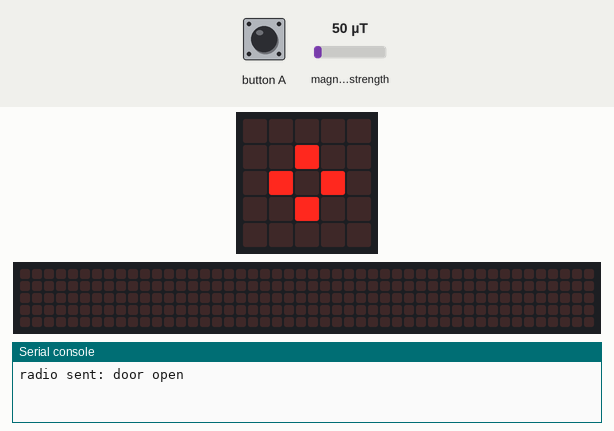
This program was run on a simulated BBC micro:bit running MicroPython. Parts: the board's 5×5 LED display, a strip that is not on the board, showing the scrolling text unrolled, the last lines printed to the serial console. The inputs (shaded band) are chosen by the test bench; at power-on: magnetic field strength 50 µT. No radio messages arrive unless stated (any console line starting 'radio sent:' is added by the test bench); the 48×5 strip is a reading aid, not a part: it shows the text the display is scrolling, unrolled, one strip-width of it at a time; the compass is already calibrated.

Above: at 1.3 s.
1.4 s: button A pressed for 0.15 s
2.1 s: magnetic field strength set to 250 µT
At 2.17 s:
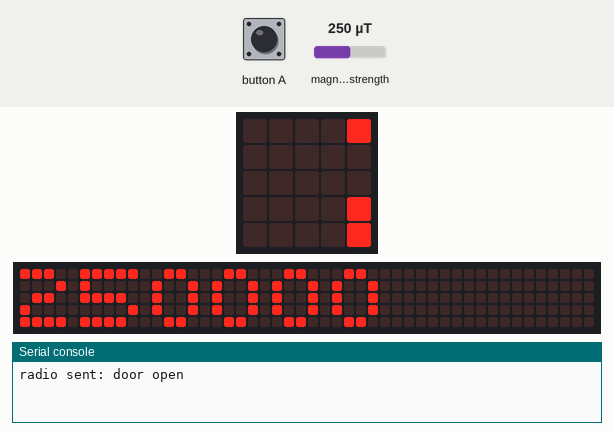
4.0 s: magnetic field strength set to 10 µT
At 8.0 s:
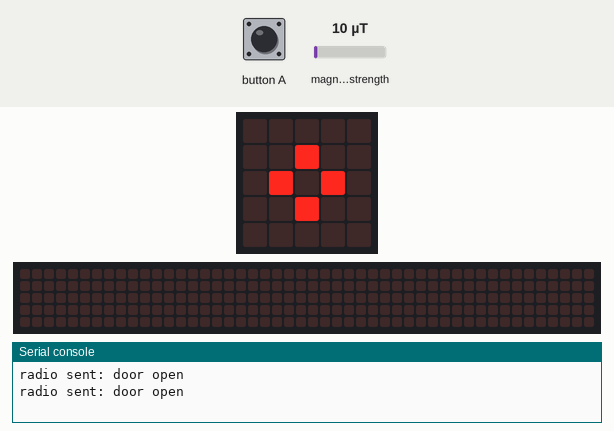
8.8 s: magnetic field strength set to 375 µT
At 9.7 s:
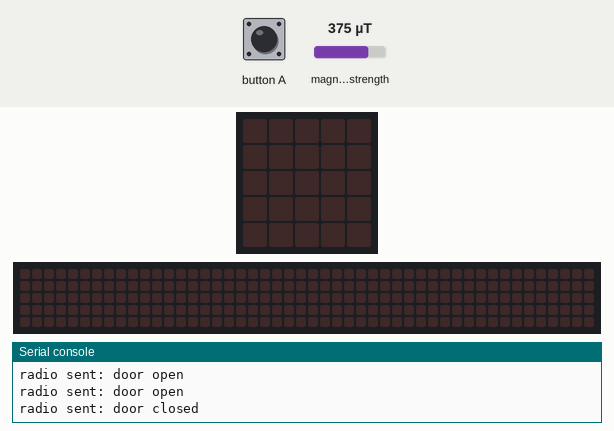
10.8 s: button A pressed for 1 s
At 11.43 s:
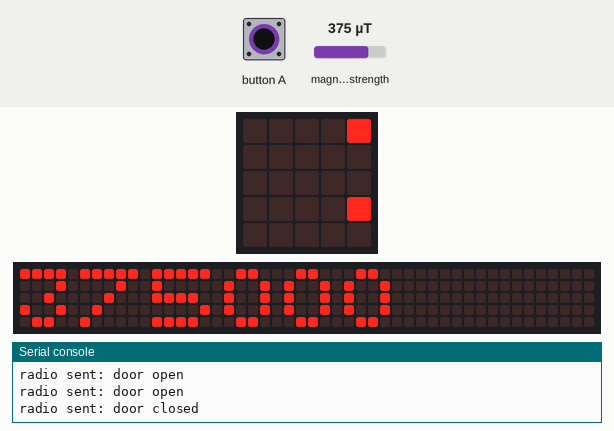
12.4 s: magnetic field strength set to 125 µT
Timing chart, 0 to 14.9 s (numbered marks = the images above; inputs shaded):
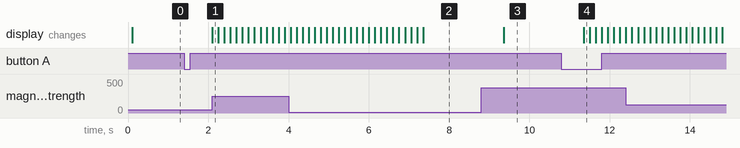

Measured:
- after the input at 1.4 s, every drawn part: stays the same
- after the input at 4.0 s, the display: first differs from a run without the input after 3.4 s (image 2)
- after the input at 8.8 s, the display: changes after 0.56 s (image 3)
- after the input at 10.8 s, the display: changes after 0.56 s (image 4)

The program:

sensor.py
```python
from microbit import *
import radio
radio.config(group=17)
compass.calibrate()
radio.on()

while True:
    if button_a.was_pressed():
        display.scroll(compass.get_field_strength())
    if compass.get_field_strength() < 200000:
        display.show(Image.DIAMOND_SMALL)
        radio.send('door open')
    else:
        display.clear()
        radio.send('door closed')
    sleep(2000)
```
